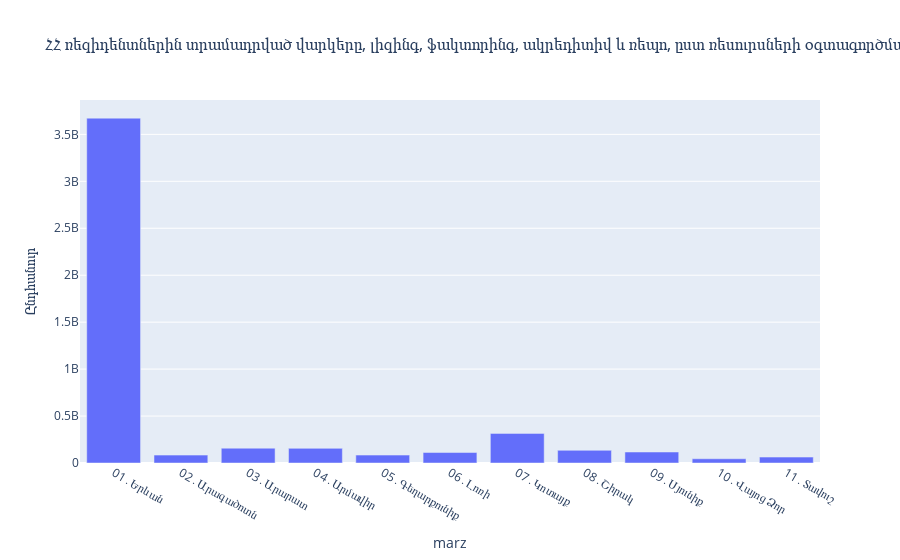

Write notebook code for a chart like this one.
### Code cell
px.bar(df_himnakan, x="marz", y="Ընդհանուր", title=f"{himnakan_name} {himnakan_date}")

### Figure 1 — Plotly figure (JSON) as saved in the notebook; plotly's stock layout.template omitted (floating-point values rounded to 4 significant figures)
{"data": [{"alignmentgroup": "True", "hovertemplate": "marz=%{x}<br>Ընդհանուր=%{y}<extra></extra>", "legendgroup": "", "marker": {"color": "#636efa", "pattern": {"shape": ""}}, "name": "", "offsetgroup": "", "orientation": "v", "showlegend": false, "textposition": "auto", "type": "bar", "x": ["01․Երևան ", "02․Արագածոտն", "03․Արարատ", "04․Արմավիր", "05․Գեղարքունիք", "06․Լոռի", "07․Կոտայք", "08․Շիրակ", "09․Սյունիք", "10․Վայոց Ձոր", "11․Տավուշ"], "xaxis": "x", "y": [3673000000.0, 83870000.0, 157800000.0, 155800000.0, 84250000.0, 111600000.0, 315500000.0, 135000000.0, 117100000.0, 44970000.0, 63090000.0], "yaxis": "y"}], "layout": {"barmode": "relative", "legend": {"tracegroupgap": 0}, "title": {"text": "ՀՀ ռեզիդենտներին տրամադրված վարկերը, լիզինգ, ֆակտորինգ, ակրեդիտիվ և ռեպո, ըստ ռեսուրսների օգտագործման մարզի 2024-06-30 00:00:00"}, "xaxis": {"anchor": "y", "domain": [0, 1], "title": {"text": "marz"}}, "yaxis": {"anchor": "x", "domain": [0, 1], "title": {"text": "Ընդհանուր"}}}}
